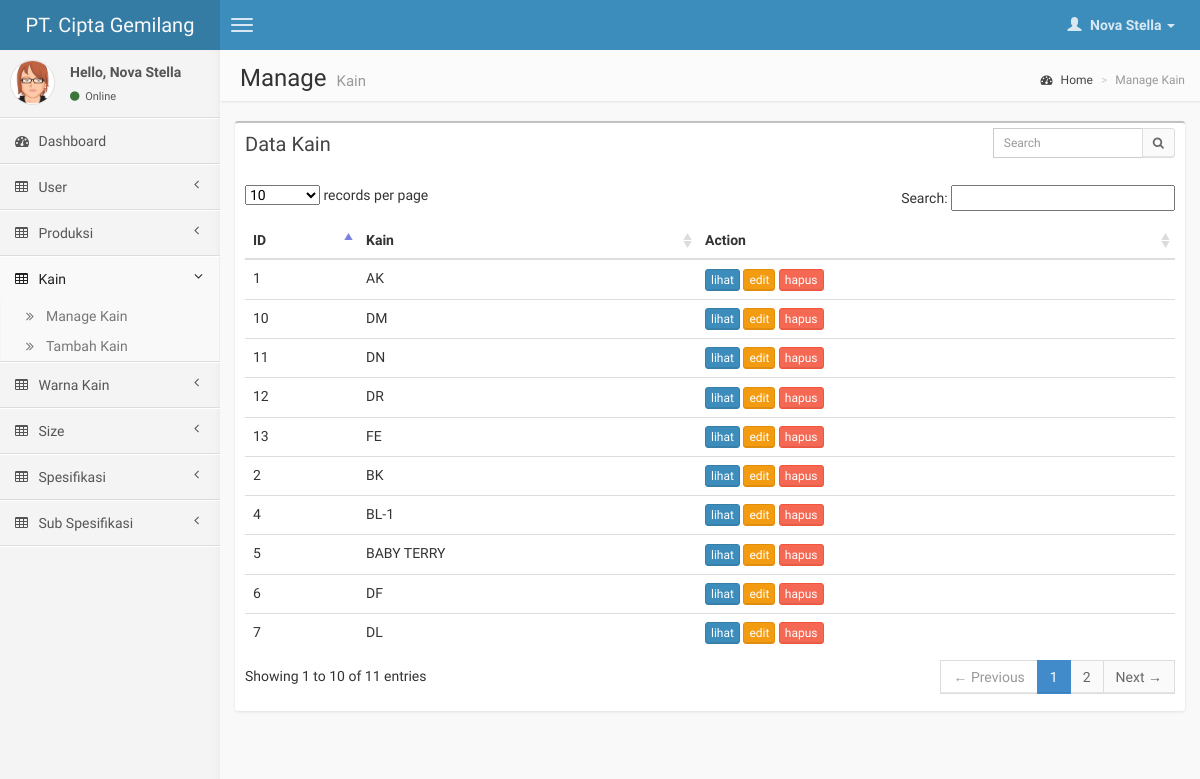
The page /page/kain/index.php (signed in) on the database its author committed.
### tables this page shows
CREATE TABLE IF NOT EXISTS `user` (
  `id_user` int(11) NOT NULL AUTO_INCREMENT,
  `nama` varchar(100) NOT NULL,
  `username` varchar(15) NOT NULL,
  `password` varchar(255) NOT NULL,
  `level` int(11) NOT NULL,
  `date_created` date NOT NULL,
  PRIMARY KEY (`id_user`)
);

CREATE TABLE IF NOT EXISTS `kains` (
  `id_kain` int(11) NOT NULL AUTO_INCREMENT,
  `kain` varchar(50) NOT NULL,
  PRIMARY KEY (`id_kain`)
);

### function.php (called while the page is built, shortened)
<?php
	function getUserInfo($field){
		if(isset($_SESSION['id_user'])){
			$q = mysql_query("select * from user where id_user='$_SESSION[id_user]'");
			$data = mysql_fetch_array($q);
			return $data[$field];
		}
		return false;
	}
?>

### page/kain/index.php (the view, shortened to what this page needs)
<?php $pageTitle = 'Manage Kain'; $pageActive = 'kain'; ?>
<?php include '../header.php'; ?>
<section class="content-header">
    <h1>
        Manage
        <small>Kain</small>
    </h1>
    <ol class="breadcrumb">
        <li><a href="#"><i class="fa fa-dashboard"></i> Home</a></li>
        <li class="active">Manage Kain</li>
    </ol>
</section>
<section class="content">
	 <div class="row">
		<div class="col-xs-12">
		    <div class="box">
		        <div class="box-header">
		            <h3 class="box-title">Data Kain</h3>
		            <div class="box-tools">
		                <div class="input-group">
		                    <input type="text" name="table_search" class="form-control input-sm pull-right" style="width: 150px;" placeholder="Search"/>
		                    <div class="input-group-btn">
		                        <button class="btn btn-sm btn-default"><i class="fa fa-search"></i></button>
		                    </div>
		                </div>
		            </div>
		        </div>
		        <div class="box-body table-responsive">
		            <table class="table table-hover" id="table_data">
		            	<thead>
			            	<tr>
			                    <th>ID</th>
			                    <th>Kain</th>
			                    <th>Action</th>
			                </tr>
		            	</thead>
		                <tbody>
			                <?php $sql = mysql_query('SELECT * FROM kains'); ?>
			                <?php while($row = mysql_fetch_array($sql) ): ?>
				                <tr>
				                    <td><?php echo $row['id_kain']; ?></td>
				                    <td><?php echo $row['kain']; ?></td>
				                    <td><a href="view.php?id=<?php echo $row['id_kain']; ?>" class="btn btn-primary btn-xs">lihat</a> <a href="edit.php?id=<?php echo $row['id_kain']; ?>" class="btn btn-warning btn-xs">edit</a> <a href="delete.php?id=<?php echo $row['id_kain']; ?>" onclick="return confirm('Anda yakin akan menghapus ini?')" class="btn btn-danger btn-xs">hapus</a></td>
				                </tr>
				            <?php endwhile; ?>
		                </tbody>
		            </table>
		        </div>
		    </div>
		</div>
		</div>
</section>
<?php include '../footer.php'; ?>

### page/header.php (shortened to what this page needs)
<?php require('../../config/config.php'); require("../../config/session.php"); require("../../function.php");  ?>
<!DOCTYPE html>
<html>
    <head>
        <link href="<?php echo DOMAIN; ?>/css/bootstrap.min.css" rel="stylesheet" type="text/css" />
        <link href="<?php echo DOMAIN; ?>/css/font-awesome.min.css" rel="stylesheet" type="text/css" />
        <link href="<?php echo DOMAIN; ?>/css/ionicons.min.css" rel="stylesheet" type="text/css" />
        <link href="<?php echo DOMAIN; ?>/css/morris/morris.css" rel="stylesheet" type="text/css" />
        <link href="<?php echo DOMAIN; ?>/css/jvectormap/jquery-jvectormap-1.2.2.css" rel="stylesheet" type="text/css" />
        <link href="<?php echo DOMAIN; ?>/css/fullcalendar/fullcalendar.css" rel="stylesheet" type="text/css" />
        <link href="<?php echo DOMAIN; ?>/css/daterangepicker/daterangepicker-bs3.css" rel="stylesheet" type="text/css" />
        <link href="<?php echo DOMAIN; ?>/css/bootstrap-wysihtml5/bootstrap3-wysihtml5.min.css" rel="stylesheet" type="text/css" />
        <link href="../../css/datatables/dataTables.bootstrap.css" rel="stylesheet" type="text/css" />
        <link href="<?php echo DOMAIN; ?>/css/AdminLTE.css" rel="stylesheet" type="text/css" />
    </head>
    <body class="skin-blue">
        <header class="header">
            <a href="index.html" class="logo">
                PT. Cipta Gemilang
            </a>
            <nav class="navbar navbar-static-top" role="navigation">
                <a href="#" class="navbar-btn sidebar-toggle" data-toggle="offcanvas" role="button">
                    <span class="icon-bar"></span>
                    <span class="icon-bar"></span>
                    <span class="icon-bar"></span>
                </a>
                <div class="navbar-right">
                    <ul class="nav navbar-nav">
                        <li class="dropdown user user-menu">
                            <a href="#" class="dropdown-toggle" data-toggle="dropdown">
                                <i class="glyphicon glyphicon-user"></i>
                                <span><?php echo getUserInfo('nama'); ?> <i class="caret"></i></span>
                            </a>
                        </li>
                    </ul>
                </div>
            </nav>
        </header>
        <div class="wrapper row-offcanvas row-offcanvas-left">
            <aside class="left-side sidebar-offcanvas">
                <section class="sidebar">
                    <div class="user-panel">
                        <div class="pull-left image">
                            <img src="<?php echo DOMAIN; ?>/img/avatar3.png" class="img-circle" alt="User Image" />
                        </div>
                        <div class="pull-left info">
                            <p>Hello, <?php echo getUserInfo('nama'); ?></p>
                            <a href="#"><i class="fa fa-circle text-success"></i> Online</a>
                        </div>
                    </div>
                    <ul class="sidebar-menu">
                        <li <?php if($pageActive == 'dashboard'): ?>class="active"<?php endif; ?> >
                            <a href="<?php echo DOMAIN; ?>">
                                <i class="fa fa-dashboard"></i> <span>Dashboard</span>
                            </a>
                        </li>
                        <?php if($_SESSION['level'] == 1): ?>
                        <li class="treeview <?php if($pageActive == 'user'): ?>active<?php endif; ?>">
                            <a href="#">
                                <i class="fa fa-table"></i> <span>User</span>
                                <i class="fa fa-angle-left pull-right"></i>
                            </a>
                        </li>
                        <?php endif; ?>
                        <li class="treeview <?php if($pageActive == 'produksi'): ?>active<?php endif; ?>">
                            <a href="#">
                                <i class="fa fa-table"></i> <span>Produksi</span>
                                <i class="fa fa-angle-left pull-right"></i>
                            </a>
                        </li>
                        <?php if($_SESSION['level'] == 1 || $_SESSION['level'] == 2): ?>
                        <li class="treeview <?php if($pageActive == 'kain'): ?>active<?php endif; ?>">
                            <a href="#">
                                <i class="fa fa-table"></i> <span>Kain</span>
                                <i class="fa fa-angle-left pull-right"></i>
                            </a>
                            <ul class="treeview-menu">
                                <li><a href="<?php echo DOMAIN; ?>/page/kain"><i class="fa fa-angle-double-right"></i>Manage Kain</a></li>
                                <li><a href="<?php echo DOMAIN; ?>/page/kain/input.php"><i class="fa fa-angle-double-right"></i>Tambah Kain</a></li>
                            </ul>
                        </li>
                        <li class="treeview <?php if($pageActive == 'warna'): ?>active<?php endif; ?>">
                            <a href="#">
                                <i class="fa fa-table"></i> <span>Warna Kain</span>
                                <i class="fa fa-angle-left pull-right"></i>
                            </a>
                        </li>
                        <li class="treeview <?php if($pageActive == 'size'): ?>active<?php endif; ?>">
                            <a href="#">
                                <i class="fa fa-table"></i> <span>Size</span>
                                <i class="fa fa-angle-left pull-right"></i>
                            </a>
                        </li>
                        <li class="treeview <?php if($pageActive == 'spesifikasi'): ?>active<?php endif; ?>">
                            <a href="#">
                                <i class="fa fa-table"></i> <span>Spesifikasi</span>
                                <i class="fa fa-angle-left pull-right"></i>
                            </a>
                        </li>
                        <li class="treeview <?php if($pageActive == 'sub_spesifikasi'): ?>active<?php endif; ?>">
                            <a href="#">
                                <i class="fa fa-table"></i> <span>Sub Spesifikasi</span>
                                <i class="fa fa-angle-left pull-right"></i>
                            </a>
                        </li>
                        <?php endif; ?>
                    </ul>
                </section>
            </aside>
            <aside class="right-side">

### rows shown on the page
user: nama "Nova Stella"
kains: id_kain "1", kain "AK"
kains: id_kain "2", kain "BK"
kains: id_kain "4", kain "BL-1"
kains: id_kain "5", kain "BABY TERRY"
kains: id_kain "6", kain "DF"
kains: id_kain "7", kain "DL"
kains: id_kain "10", kain "DM"
kains: id_kain "11", kain "DN"
kains: id_kain "12", kain "DR"
kains: id_kain "13", kain "FE"
